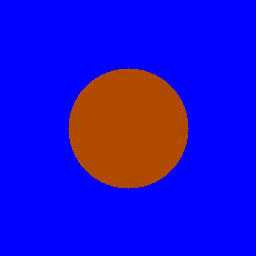
#> input picture frame 18 of Python Scripts/Video processing/shapes_loop.mp4, 256 x 256 px
$ python videoprocess.py
#> lines starting #> are read from the running program, lines starting #| are printed output that depends on the picture
import cv2
import numpy as np
import matplotlib.pyplot as plt
from matplotlib import cm
from matplotlib.animation import FuncAnimation
import time

class VideoProcessor:
    def __init__(self, num_blocks=3, video_source=0):
        """
        Initialize video processor
        video_source: 0 for webcam, or path to video file
        """
        self.num_blocks = num_blocks
        self.video_source = video_source
        self.cap = None
        self.min_blocks = 2
        self.max_blocks = 20

        # Setup matplotlib for real-time plotting
        plt.ion()  # Turn on interactive mode
        self.fig = plt.figure(figsize=(15, 8))

        # Create subplots
        self.ax1 = self.fig.add_subplot(2, 3, 1)
        self.ax2 = self.fig.add_subplot(2, 3, 2)
        self.ax3 = self.fig.add_subplot(2, 3, 3, projection="3d")
        self.ax4 = self.fig.add_subplot(2, 3, 4)
        self.ax5 = self.fig.add_subplot(2, 3, 5, projection="3d")
        self.ax6 = self.fig.add_subplot(2, 3, 6)

        # Initialize plots
        self.setup_plots()

    def setup_plots(self):
        """Setup initial plot configurations"""
        self.ax1.set_title("Original Frame")
        self.ax1.axis("off")

        self.ax2.set_title("Hue Channel")
        self.ax2.axis("off")

        self.ax3.set_title("3D Bar Plot - Servo Angles")

        self.ax4.set_title("Heatmap")

        self.ax5.set_title("Surface Plot")

        self.ax6.set_title("Servo Angles Grid")
        self.ax6.axis("off")

        plt.tight_layout()

    def sub_matrix(self, hue_channel, num_blocks):
        """Extract submatrices and compute sums"""
        h, w = hue_channel.shape
        sub_row_size = h // num_blocks
        sub_col_size = w // num_blocks

        sub_matrices = []
        sum_matrix = np.zeros((num_blocks, num_blocks))

        for i in range(num_blocks):
            row_blocks = []
            for j in range(num_blocks):
                row_start = i * sub_row_size
                col_start = j * sub_col_size

                row_end = (i + 1) * sub_row_size if i != num_blocks - 1 else h
                col_end = (j + 1) * sub_col_size if j != num_blocks - 1 else w

                block = hue_channel[row_start:row_end, col_start:col_end]
                row_blocks.append(block)
                sum_matrix[i, j] = np.sum(block)
            sub_matrices.append(row_blocks)

        return sub_matrices, sum_matrix

    def process_frame(self, frame):
        """Process a single frame"""
        # Convert color space
        frame_rgb = cv2.cvtColor(frame, cv2.COLOR_BGR2RGB)
        frame_rgb = cv2.flip(frame_rgb, 1)  # Mirror horizontally

        # Convert to HSV and extract Hue
        hsv = cv2.cvtColor(frame_rgb, cv2.COLOR_RGB2HSV).astype(np.float32)
        hue = hsv[:, :, 0] / 179.0  # Normalize Hue to [0, 1]

        # Process submatrices
        sub_matrices, sum_matrix = self.sub_matrix(hue, self.num_blocks)
        block_size = sub_matrices[0][0].size
        new_values = np.abs(sum_matrix - block_size)

        # Calculate servo angles
        servo_angles = np.interp(new_values.flatten(),
                               [new_values.min(), new_values.max()],
                               [0, 180])
        servo_matrix = servo_angles.reshape(new_values.shape)

        return frame_rgb, hue, new_values, servo_matrix, servo_angles

    def update_plots(self, frame_rgb, hue, new_values, servo_matrix, servo_angles):
        """Update all plots with new data"""
        # Clear all axes
        self.ax1.clear()
        self.ax2.clear()
        self.ax3.clear()
        self.ax4.clear()
        self.ax5.clear()
        self.ax6.clear()

        # Plot 1: Original frame
        self.ax1.imshow(frame_rgb)
        self.ax1.set_title("Original Frame")
        self.ax1.axis("off")

        # Plot 2: Hue channel
        self.ax2.imshow(hue, cmap="gray")
        self.ax2.set_title("Hue Channel")
        self.ax2.axis("off")

        # Plot 3: 3D Bar plot
        if new_values.size > 0:  # Check if we have data
            xpos, ypos = np.meshgrid(np.arange(new_values.shape[1]),
                                    np.arange(new_values.shape[0]))
            xpos = xpos.flatten()
            ypos = ypos.flatten()
            zpos = np.zeros_like(xpos)
            dx = dy = 0.8
            dz = new_values.flatten()

            if dz.max() > 0:
                colors = cm.bone(dz / dz.max())
            else:
                colors = 'blue'
            self.ax3.bar3d(xpos, ypos, zpos, dx, dy, dz, color=colors, shade=True)
        self.ax3.set_title(f"3D Bar Plot - {self.num_blocks}x{self.num_blocks} Blocks")
        self.ax3.view_init(elev=30, azim=135)

        # Plot 4: Heatmap
        im = self.ax4.imshow(servo_matrix, cmap='viridis', vmin=0, vmax=180)
        self.ax4.set_title(f"Servo Angles - {self.num_blocks}x{self.num_blocks}")

        # Add text annotations (only if blocks are not too small to read)
        if self.num_blocks <= 10:
            for i in range(servo_matrix.shape[0]):
                for j in range(servo_matrix.shape[1]):
                    self.ax4.text(j, i, f'{int(servo_matrix[i,j])}°',
                                ha='center', va='center', color='white', fontweight='bold')

        # Plot 5: Surface plot
        x, y = np.meshgrid(np.arange(new_values.shape[1]),
                          np.arange(new_values.shape[0]))
        self.ax5.plot_surface(x, y, new_values, cmap="bone", edgecolor='k')
        self.ax5.set_title(f"Surface Plot - {self.num_blocks}x{self.num_blocks}")
        self.ax5.view_init(elev=45, azim=135)

        # Plot 6: Servo angles as text grid
        servo_text = "\n".join([" | ".join([f"{int(angle):3d}°" for angle in row])
                               for row in servo_matrix])
        self.ax6.text(0.1, 0.5, f"Servo Angles:\n{servo_text}",
                     transform=self.ax6.transAxes, fontsize=12,
                     verticalalignment='center', fontfamily='monospace')
        self.ax6.set_title("Servo Angles Grid")

        plt.tight_layout()
        plt.draw()
        plt.pause(0.001)  # Small pause to update display

    def start_video_processing(self):
        """Start video processing loop"""
        # Initialize video capture
        self.cap = cv2.VideoCapture(self.video_source)

        if not self.cap.isOpened():
            print(f"Error: Could not open video source {self.video_source}")
            return

        print("Starting video processing. Controls:")
        print("- Press 'q' to quit")
        print("- Press 's' to save current servo angles to file")
        print("- Press '+' to increase block size")
        print("- Press '-' to decrease block size")
        print("- Press '1'-'9' to set specific block size")
        print("- Press 'r' to reset to original block size")
        print(f"- Current block size: {self.num_blocks}x{self.num_blocks}")

        original_blocks = self.num_blocks  # Store original for reset

        frame_count = 0

        try:
            while True:
                ret, frame = self.cap.read()
#> frame is the input picture: shape (256, 256, 3); mean B, G, R 210.3, 12.9, 30.4
                if not ret:
                    print("End of video or failed to capture frame")
                    break

                # Process frame
                frame_rgb, hue, new_values, servo_matrix, servo_angles = self.process_frame(frame)
#> in process_frame, `hsv = cv2.cvtColor(frame_rgb, cv2.COLOR_RGB2HSV).astype(np.float32)`:
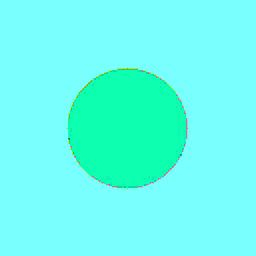
#> hsv: shape (256, 256, 3) float32; mean R, G, B 102.1, 254.4, 240
#> in process_frame, `hue = hsv[:, :, 0] / 179.0`:
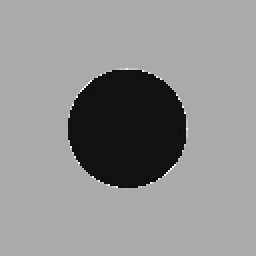
#> hue: shape (256, 256) float32; min 0, max 0.994, mean 0.57
#> after the loop in sub_matrix, `for i in range(num_blocks):`: sub_matrices = 3 items; sum_matrix = [[4843.6, 4336.5, 4900.6], [4278.4, 529.1, 4343.5], [4900.6, 4289.9, 4958.2]]
#> in process_frame, `sub_matrices, sum_matrix = self.sub_matrix(hue, self.num_blocks)`: sub_matrices = 3 items
#> in process_frame, `new_values = np.abs(sum_matrix - block_size)`: new_values = [[2381.4, 2888.5, 2324.4], [2946.6, 6695.9, 2881.5], [2324.4, 2935.1, 2266.8]]
#> in process_frame, `servo_angles = np.interp(new_values.flatten(), [new_values.min(), new_..`: servo_angles = [4.66, 25.27, 2.34, 27.63, 180, 24.98, 2.34, 27.16, 0]
#> in process_frame, `servo_matrix = servo_angles.reshape(new_values.shape)`: servo_matrix = [[4.66, 25.27, 2.34], [27.63, 180, 24.98], [2.34, 27.16, 0]]

                # Update plots every few frames to maintain performance
                if frame_count % 2 == 0:  # Update every 2nd frame
                    self.update_plots(frame_rgb, hue, new_values, servo_matrix, servo_angles)
#> in update_plots, `dz = new_values.flatten()`: dz = [2381.4, 2888.5, 2324.4, 2946.6, 6695.9, 2881.5, 2324.4, 2935.1, 2266.8]
#> in update_plots, `colors = cm.bone(dz / dz.max())`: colors = [[0.312, 0.312, 0.434, 1], [0.377, 0.399, 0.502, 1], [0.302, 0.302, 0.42, 1], [0.384, 0.409, 0.509, 1], [1, 1, 1, 1], [0.377, 0.399, 0.502, 1], [0.302, 0.302, 0.42, 1], [0.384, 0.409, 0.509, 1], [0.295, 0.295, 0.411, 1]]
#> in update_plots, `plt.pause(0.001)`:
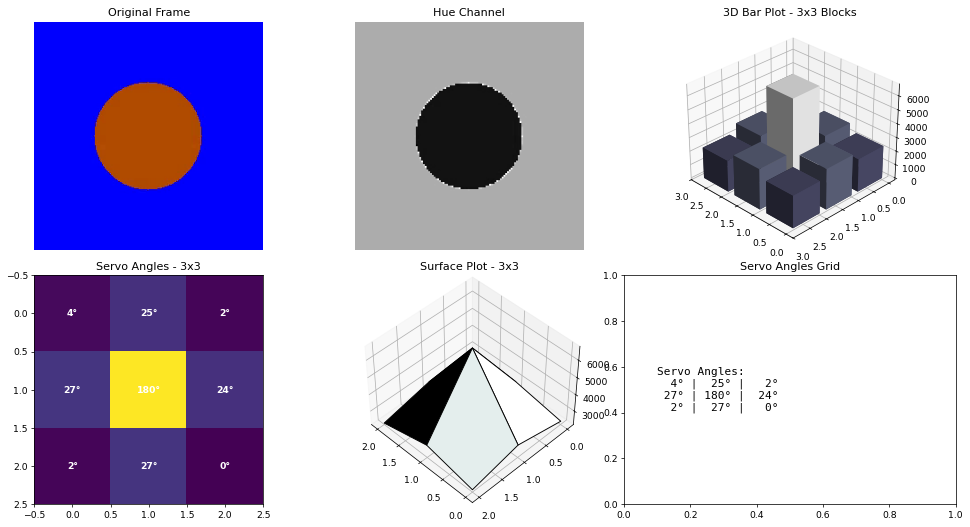
#> figure drawn by matplotlib, 5 panels

                # Print servo angles to console
                if frame_count % 10 == 0:  # Print every 10th frame
                    print(f"\nFrame {frame_count} - Servo Angles:")
                    print(servo_matrix.astype(int))
#| [[  4  25   2]
#|  [ 27 180  24]
#|  [  2  27   0]]

                frame_count += 1

                # Check for user input
                key = cv2.waitKey(1) & 0xFF
#> (key q is pressed here)
                if key == ord('q'):
                    break
                elif key == ord('s'):
                    self.save_servo_angles(servo_matrix, frame_count)
                elif key == ord('+') or key == ord('='):
                    if self.num_blocks < self.max_blocks:
                        self.num_blocks += 1
                        print(f"Block size increased to {self.num_blocks}x{self.num_blocks}")
                elif key == ord('-') or key == ord('_'):
                    if self.num_blocks > self.min_blocks:
                        self.num_blocks -= 1
                        print(f"Block size decreased to {self.num_blocks}x{self.num_blocks}")
                elif key == ord('r'):
                    self.num_blocks = original_blocks  # Reset to original
                    print(f"Block size reset to {self.num_blocks}x{self.num_blocks}")
                elif key == ord('1'):
                    self.num_blocks = 1
                    print(f"Block size set to {self.num_blocks}x{self.num_blocks}")
                elif key == ord('2'):
                    self.num_blocks = 2
                    print(f"Block size set to {self.num_blocks}x{self.num_blocks}")
                elif key == ord('3'):
                    self.num_blocks = 3
                    print(f"Block size set to {self.num_blocks}x{self.num_blocks}")
                elif key == ord('4'):
                    self.num_blocks = 4
                    print(f"Block size set to {self.num_blocks}x{self.num_blocks}")
                elif key == ord('5'):
                    self.num_blocks = 5
                    print(f"Block size set to {self.num_blocks}x{self.num_blocks}")
                elif key == ord('6'):
                    self.num_blocks = 6
                    print(f"Block size set to {self.num_blocks}x{self.num_blocks}")
                elif key == ord('7'):
                    self.num_blocks = 7
                    print(f"Block size set to {self.num_blocks}x{self.num_blocks}")
                elif key == ord('8'):
                    self.num_blocks = 8
                    print(f"Block size set to {self.num_blocks}x{self.num_blocks}")
                elif key == ord('9'):
                    self.num_blocks = 9
                    print(f"Block size set to {self.num_blocks}x{self.num_blocks}")

        except KeyboardInterrupt:
            print("\nProcessing interrupted by user")

        finally:
            self.cleanup()

    # [5 lines left out: function save_servo_angles, not called in this run]

    def cleanup(self):
        """Clean up resources"""
        if self.cap:
            self.cap.release()
        cv2.destroyAllWindows()
        plt.close('all')
        print("Cleanup completed")

# Usage example
if __name__ == "__main__":
    # Option 1: Use your video file
    video_path = r"./Python Scripts/Video processing/shapes_loop.mp4"
    processor = VideoProcessor(num_blocks=3, video_source=video_path)

    # Option 2: For webcam (uncomment to use)
    # processor = VideoProcessor(num_blocks=3, video_source=0)

    processor.start_video_processing()


# Alternative: Simplified version for real-time servo control only
class SimpleVideoProcessor:
    def __init__(self, num_blocks=3):
        self.num_blocks = num_blocks

    # [60 lines left out: function process_video_simple, not called in this run]

$ run again, starting later in the video
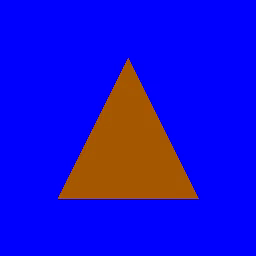
#> input picture frame 81 of Python Scripts/Video processing/shapes_loop.mp4, 256 x 256 px
#> in start_video_processing, frame is the input picture: shape (256, 256, 3); mean B, G, R 215.2, 13.3, 25.2
#> in process_frame, `hsv = cv2.cvtColor(frame_rgb, cv2.COLOR_RGB2HSV).astype(np.float32)`:
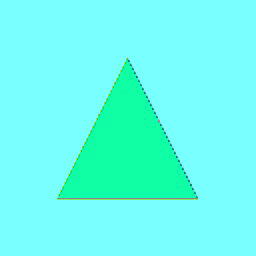
#> hsv: shape (256, 256, 3) float32; mean R, G, B 104.5, 254.1, 239.5
#> in process_frame, `hue = hsv[:, :, 0] / 179.0`:
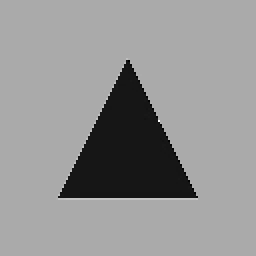
#> hue: shape (256, 256) float32; min 0.0112, max 1, mean 0.584
#> after the loop in sub_matrix, `for i in range(num_blocks):`: sub_matrices = 3 items; sum_matrix = [[4843.6, 4632.7, 4900.6], [4746.7, 1627.3, 4784.8], [4581.2, 3531.1, 4619.4]]
#> in process_frame, `sub_matrices, sum_matrix = self.sub_matrix(hue, self.num_blocks)`: sub_matrices = 3 items
#> in process_frame, `new_values = np.abs(sum_matrix - block_size)`: new_values = [[2381.4, 2592.3, 2324.4], [2478.3, 5597.7, 2440.2], [2643.8, 3693.9, 2605.6]]
#> in process_frame, `servo_angles = np.interp(new_values.flatten(), [new_values.min(), new_..`: servo_angles = [3.13, 14.73, 0, 8.46, 180, 6.36, 17.56, 75.31, 15.46]
#> in process_frame, `servo_matrix = servo_angles.reshape(new_values.shape)`: servo_matrix = [[3.13, 14.73, 0], [8.46, 180, 6.36], [17.56, 75.31, 15.46]]
#> dz = [2381.4, 2592.3, 2324.4, 2478.3, 5597.7, 2440.2, 2643.8, 3693.9, 2605.6]
#> colors = [[0.371, 0.39, 0.496, 1], [0.405, 0.437, 0.53, 1], [0.364, 0.38, 0.489, 1], [0.388, 0.413, 0.513, 1], [1, 1, 1, 1], [0.381, 0.404, 0.506, 1], [0.412, 0.446, 0.537, 1], [0.576, 0.673, 0.701, 1], [0.408, 0.442, 0.533, 1]]
#| [[  3  14   0]
#|  [  8 180   6]
#|  [ 17  75  15]]

$ run again, starting later in the video
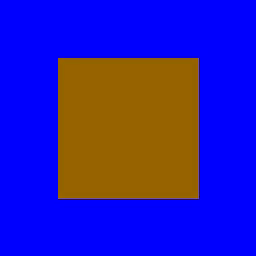
#> input picture frame 144 of Python Scripts/Video processing/shapes_loop.mp4, 256 x 256 px
#> in start_video_processing, frame is the input picture: shape (256, 256, 3); mean B, G, R 177, 30, 45.6
#> in process_frame, `hsv = cv2.cvtColor(frame_rgb, cv2.COLOR_RGB2HSV).astype(np.float32)`:
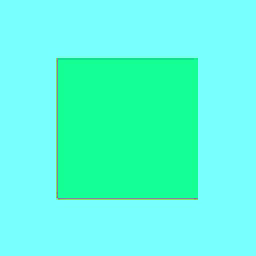
#> hsv: shape (256, 256, 3) float32; mean R, G, B 90.2, 254.2, 221.9
#> in process_frame, `hue = hsv[:, :, 0] / 179.0`:
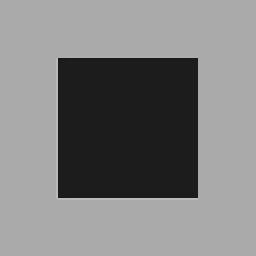
#> hue: shape (256, 256) float32; min 0.101, max 0.749, mean 0.504
#> after the loop in sub_matrix, `for i in range(num_blocks):`: sub_matrices = 3 items; sum_matrix = [[4439.1, 3562.4, 4478.7], [3570, 807.3, 3571.9], [4484.4, 3581.4, 4523.8]]
#> in process_frame, `sub_matrices, sum_matrix = self.sub_matrix(hue, self.num_blocks)`: sub_matrices = 3 items
#> in process_frame, `new_values = np.abs(sum_matrix - block_size)`: new_values = [[2785.9, 3662.6, 2746.3], [3655, 6417.7, 3653.1], [2740.6, 3643.6, 2701.2]]
#> in process_frame, `servo_angles = np.interp(new_values.flatten(), [new_values.min(), new_..`: servo_angles = [4.1, 46.56, 2.19, 46.2, 180, 46.1, 1.91, 45.64, 0]
#> in process_frame, `servo_matrix = servo_angles.reshape(new_values.shape)`: servo_matrix = [[4.1, 46.56, 2.19], [46.2, 180, 46.1], [1.91, 45.64, 0]]
#> dz = [2785.9, 3662.6, 2746.3, 3655, 6417.7, 3653.1, 2740.6, 3643.6, 2701.2]
#> colors = [[0.381, 0.404, 0.506, 1], [0.501, 0.569, 0.626, 1], [0.374, 0.394, 0.499, 1], [0.498, 0.564, 0.623, 1], [1, 1, 1, 1], [0.498, 0.564, 0.623, 1], [0.374, 0.394, 0.499, 1], [0.498, 0.564, 0.623, 1], [0.367, 0.385, 0.492, 1]]
#| [[  4  46   2]
#|  [ 46 180  46]
#|  [  1  45   0]]
